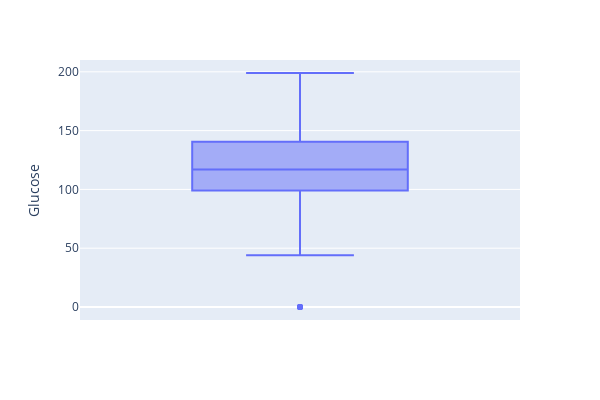

Notebook code for this chart:
### Markdown cell above
You need to perform preprocessing on the given dataset. Please consider the following tasks and carry out the necessary steps accordingly.
- Handling missing values
- Handling outliers
- Scaling and normalization
- Feature Engineering
- Handling imbalanced data

### Code cell
# there is one outlier (Glucose = 0)
fig = px.box(df, y='Glucose',width=600, height=400)
fig.show()

### Figure 1 — Plotly figure (JSON) as saved in the notebook; plotly's stock layout.template omitted (floating-point values rounded to 4 significant figures; data arrays with more than 128 entries replaced by an {"elided": "..."} marker saying what was removed)
{"data": [{"alignmentgroup": "True", "hovertemplate": "Glucose=%{y}<extra></extra>", "legendgroup": "", "marker": {"color": "#636efa"}, "name": "", "notched": false, "offsetgroup": "", "orientation": "v", "showlegend": false, "type": "box", "x0": " ", "xaxis": "x", "y": {"elided": "768 int values"}, "y0": " ", "yaxis": "y"}], "layout": {"boxmode": "group", "height": 400, "legend": {"tracegroupgap": 0}, "margin": {"t": 60}, "width": 600, "xaxis": {"anchor": "y", "domain": [0, 1]}, "yaxis": {"anchor": "x", "domain": [0, 1], "title": {"text": "Glucose"}}}}
